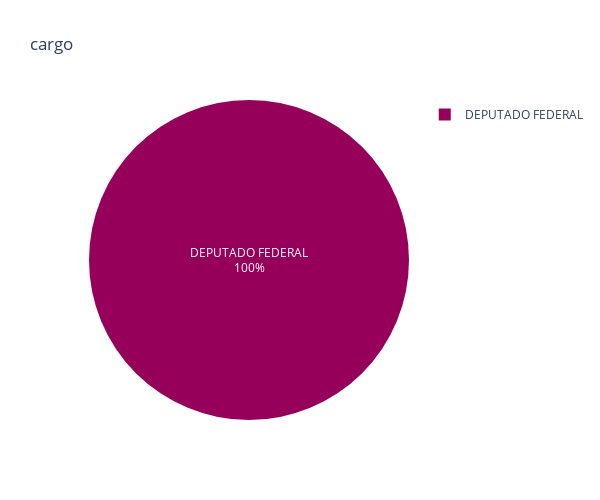
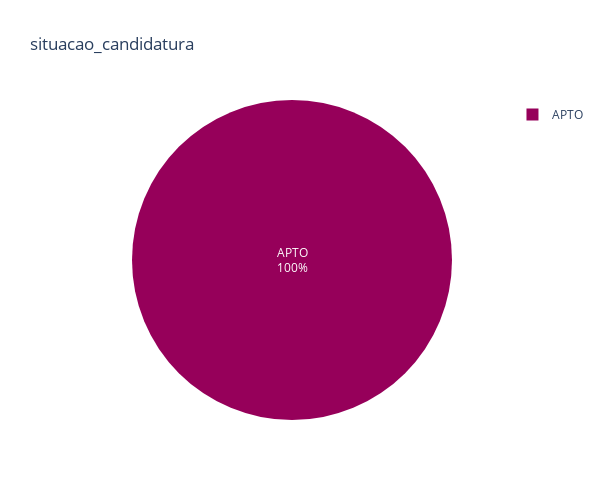
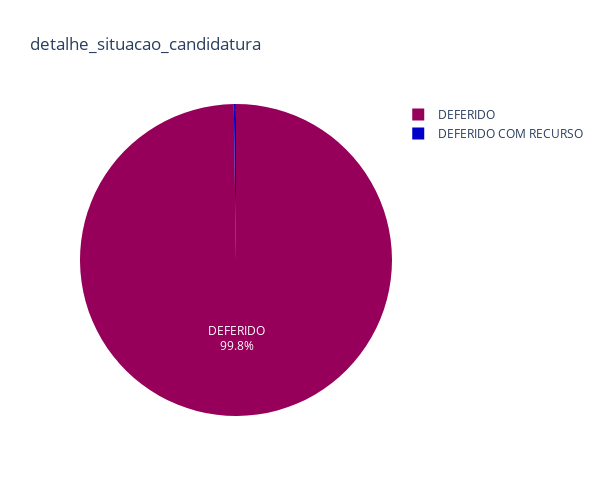
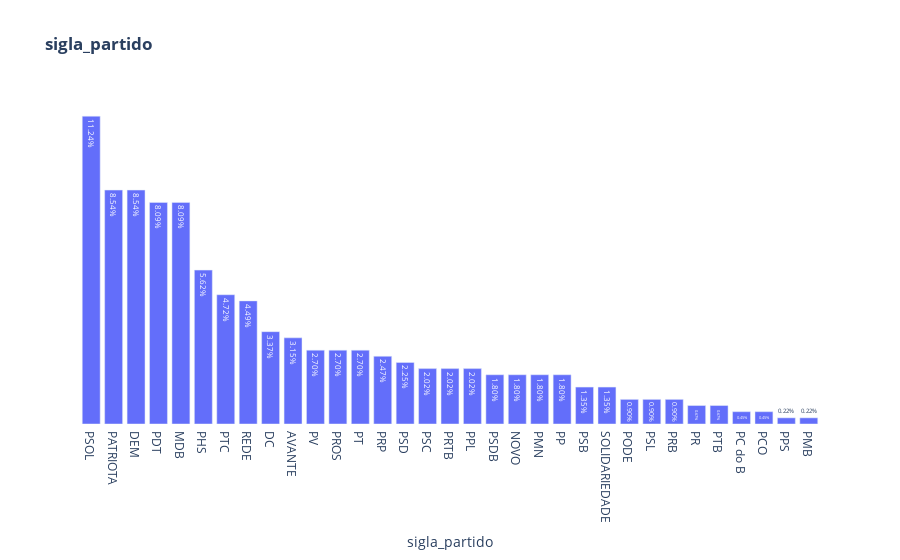

Notebook source saved alongside these figures, in order:
### Code cell
plot_all_mono_feats(df_tse)

### Figure 1 — Plotly figure (JSON) as saved in the notebook; plotly's stock layout.template omitted (floating-point values rounded to 4 significant figures)
{"data": [{"domain": {"x": [0, 1], "y": [0, 1]}, "hovertemplate": "Valor=%{label}<br>Quantidade=%{value}<extra></extra>", "labels": ["DEPUTADO FEDERAL"], "legendgroup": "", "name": "", "showlegend": true, "textinfo": "percent+label", "textposition": "inside", "type": "pie", "values": [445]}], "layout": {"height": 500, "legend": {"tracegroupgap": 0}, "piecolorway": ["rgb(150,0,90)", "rgb(0,0,200)", "rgb(0,25,255)", "rgb(0,152,255)", "rgb(44,255,150)", "rgb(151,255,0)", "rgb(255,234,0)", "rgb(255,111,0)", "rgb(255,0,0)"], "title": {"text": "cargo"}, "width": 600}}

### Figure 2 — Plotly figure (JSON) as saved in the notebook; plotly's stock layout.template omitted (floating-point values rounded to 4 significant figures)
{"data": [{"domain": {"x": [0, 1], "y": [0, 1]}, "hovertemplate": "Valor=%{label}<br>Quantidade=%{value}<extra></extra>", "labels": ["APTO"], "legendgroup": "", "name": "", "showlegend": true, "textinfo": "percent+label", "textposition": "inside", "type": "pie", "values": [445]}], "layout": {"height": 500, "legend": {"tracegroupgap": 0}, "piecolorway": ["rgb(150,0,90)", "rgb(0,0,200)", "rgb(0,25,255)", "rgb(0,152,255)", "rgb(44,255,150)", "rgb(151,255,0)", "rgb(255,234,0)", "rgb(255,111,0)", "rgb(255,0,0)"], "title": {"text": "situacao_candidatura"}, "width": 600}}

### Figure 3 — Plotly figure (JSON) as saved in the notebook; plotly's stock layout.template omitted (floating-point values rounded to 4 significant figures)
{"data": [{"domain": {"x": [0, 1], "y": [0, 1]}, "hovertemplate": "Valor=%{label}<br>Quantidade=%{value}<extra></extra>", "labels": ["DEFERIDO", "DEFERIDO COM RECURSO"], "legendgroup": "", "name": "", "showlegend": true, "textinfo": "percent+label", "textposition": "inside", "type": "pie", "values": [444, 1]}], "layout": {"height": 500, "legend": {"tracegroupgap": 0}, "piecolorway": ["rgb(150,0,90)", "rgb(0,0,200)", "rgb(0,25,255)", "rgb(0,152,255)", "rgb(44,255,150)", "rgb(151,255,0)", "rgb(255,234,0)", "rgb(255,111,0)", "rgb(255,0,0)"], "title": {"text": "detalhe_situacao_candidatura"}, "width": 600}}

### Figure 4 — Plotly figure (JSON) as saved in the notebook; plotly's stock layout.template omitted (floating-point values rounded to 4 significant figures)
{"data": [{"alignmentgroup": "True", "customdata": [["11.24%"], ["8.54%"], ["8.54%"], ["8.09%"], ["8.09%"], ["5.62%"], ["4.72%"], ["4.49%"], ["3.37%"], ["3.15%"], ["2.70%"], ["2.70%"], ["2.70%"], ["2.47%"], ["2.25%"], ["2.02%"], ["2.02%"], ["2.02%"], ["1.80%"], ["1.80%"], ["1.80%"], ["1.80%"], ["1.35%"], ["1.35%"], ["0.90%"], ["0.90%"], ["0.90%"], ["0.67%"], ["0.67%"], ["0.45%"], ["0.45%"], ["0.22%"], ["0.22%"]], "hovertemplate": "sigla_partido=%{x}<br>Quantidade=%{y}<br>Porcentagem=%{customdata[0]}<extra></extra>", "legendgroup": "", "marker": {"color": "#636efa", "pattern": {"shape": ""}}, "name": "", "offsetgroup": "", "orientation": "v", "showlegend": false, "text": ["11.24%", "8.54%", "8.54%", "8.09%", "8.09%", "5.62%", "4.72%", "4.49%", "3.37%", "3.15%", "2.70%", "2.70%", "2.70%", "2.47%", "2.25%", "2.02%", "2.02%", "2.02%", "1.80%", "1.80%", "1.80%", "1.80%", "1.35%", "1.35%", "0.90%", "0.90%", "0.90%", "0.67%", "0.67%", "0.45%", "0.45%", "0.22%", "0.22%"], "textposition": "auto", "type": "bar", "x": ["PSOL", "PATRIOTA", "DEM", "PDT", "MDB", "PHS", "PTC", "REDE", "DC", "AVANTE", "PV", "PROS", "PT", "PRP", "PSD", "PSC", "PRTB", "PPL", "PSDB", "NOVO", "PMN", "PP", "PSB", "SOLIDARIEDADE", "PODE", "PSL", "PRB", "PR", "PTB", "PC do B", "PCO", "PPS", "PMB"], "xaxis": "x", "y": [50, 38, 38, 36, 36, 25, 21, 20, 15, 14, 12, 12, 12, 11, 10, 9, 9, 9, 8, 8, 8, 8, 6, 6, 4, 4, 4, 3, 3, 2, 2, 1, 1], "yaxis": "y"}], "layout": {"barmode": "relative", "legend": {"tracegroupgap": 0}, "plot_bgcolor": "#fff", "title": {"text": "<b>sigla_partido</b>"}, "xaxis": {"anchor": "y", "domain": [0, 1], "title": {"text": "sigla_partido"}}, "yaxis": {"anchor": "x", "domain": [0, 1], "showticklabels": false, "title": {"text": "Quantidade"}, "visible": false}}}
